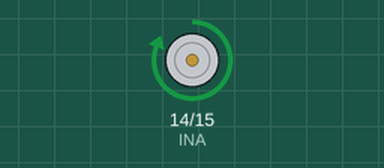
Bench run of a sketch on a simulated Arduino Uno, built with avr-gcc and run on an emulated ATmega328P. Parts: motor-driver pin pairs drawn as motors (green arrow = first pin HIGH = forward, orange = second pin HIGH = backward, longer = more drive).

Above: at 1.0 s.
At 2.5 s:
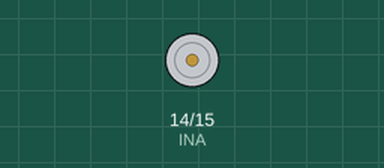
At 4.0 s:
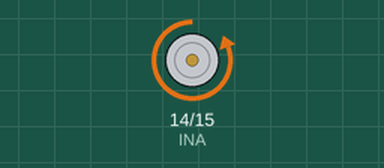
Timing chart, 0 to 7.8 s (numbered marks = the images above):
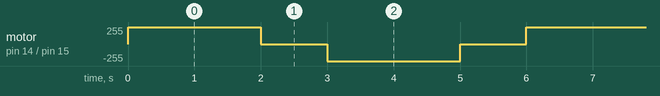

The sketch:

Motor.ino
```cpp
/*
 * Keyestudio 37 in 1 Starter Kit for Raspberry Pi Pico
 * lesson 15
 * 130DC Fan motor
 * http://www.keyestudio.com
*/
//define two pins of the motor as 14 and 15
int INA = 14;
int INB = 15;
void setup() {
  //set pins of the motor to OUTPUT
  pinMode(INA, OUTPUT);
  pinMode(INB, OUTPUT);
}

void loop() {
  //rotate anticlockwise
  digitalWrite(INA, HIGH);
  digitalWrite(INB, LOW);
  delay(2000);
  //stop
  digitalWrite(INA, LOW);
  digitalWrite(INB, LOW);
  delay(1000);
  //rotate clockwise
  digitalWrite(INA, LOW);
  digitalWrite(INB, HIGH);
  delay(2000);
  //停止
  digitalWrite(INA, LOW);
  digitalWrite(INB, LOW);
  delay(1000);

}
```

Measured:
- by itself, motor on pin 14 (INA) / pin 15 (INB): repeats every 6.0 s: stopped 1.0 s, backward 255/255 2.0 s, stopped 1.0 s, forward 255/255 2.0 s
